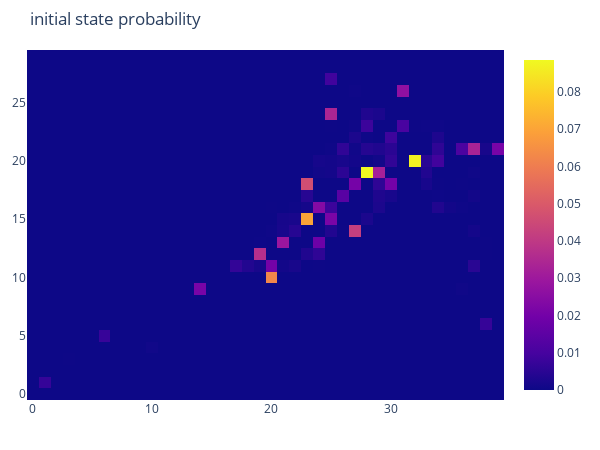

This figure's notebook cell:
### Code cell
world.RefreshInitState()

### Figure 1 — Plotly figure (JSON) as saved in the notebook; plotly's stock layout.template omitted (floating-point values rounded to 4 significant figures; data arrays with more than 128 entries replaced by an {"elided": "..."} marker saying what was removed)
{"data": [{"type": "heatmap", "z": {"elided": "30x40 float values"}}], "layout": {"autosize": false, "height": 450, "margin": {"b": 50, "l": 20, "r": 20, "t": 50}, "title": {"text": "initial state probability"}, "width": 600}}
